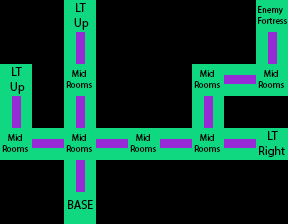

Tiled map render using the project's own tile images. Description and the whole map definition, tile-layer contents included, below:
An orthogonal 9x7 tile map with 32x32 px tiles, 1 tile layer (Capa de Patrones 1).

<map version="1.0" orientation="orthogonal" renderorder="right-down" width="9" height="7" tilewidth="32" tileheight="32" nextobjectid="1">
 <tileset firstgid="1" name="mapStructure" tilewidth="32" tileheight="32" tilecount="13" columns="4">
  <image source="mapStructure.png" width="128" height="96" />
 </tileset>
 <layer name="Capa de Patrones 1" width="9" height="7">
  <data>
   <tile gid="0" />
   <tile gid="0" />
   <tile gid="6" />
   <tile gid="0" />
   <tile gid="0" />
   <tile gid="0" />
   <tile gid="0" />
   <tile gid="0" />
   <tile gid="2" />
   <tile gid="0" />
   <tile gid="0" />
   <tile gid="9" />
   <tile gid="0" />
   <tile gid="0" />
   <tile gid="0" />
   <tile gid="0" />
   <tile gid="0" />
   <tile gid="9" />
   <tile gid="6" />
   <tile gid="0" />
   <tile gid="3" />
   <tile gid="0" />
   <tile gid="0" />
   <tile gid="0" />
   <tile gid="3" />
   <tile gid="10" />
   <tile gid="3" />
   <tile gid="9" />
   <tile gid="0" />
   <tile gid="9" />
   <tile gid="0" />
   <tile gid="0" />
   <tile gid="0" />
   <tile gid="9" />
   <tile gid="0" />
   <tile gid="0" />
   <tile gid="3" />
   <tile gid="10" />
   <tile gid="3" />
   <tile gid="10" />
   <tile gid="3" />
   <tile gid="10" />
   <tile gid="3" />
   <tile gid="10" />
   <tile gid="4" />
   <tile gid="0" />
   <tile gid="0" />
   <tile gid="9" />
   <tile gid="0" />
   <tile gid="0" />
   <tile gid="0" />
   <tile gid="0" />
   <tile gid="0" />
   <tile gid="0" />
   <tile gid="0" />
   <tile gid="0" />
   <tile gid="1" />
   <tile gid="0" />
   <tile gid="0" />
   <tile gid="0" />
   <tile gid="0" />
   <tile gid="0" />
   <tile gid="0" />
  </data>
 </layer>
</map>
